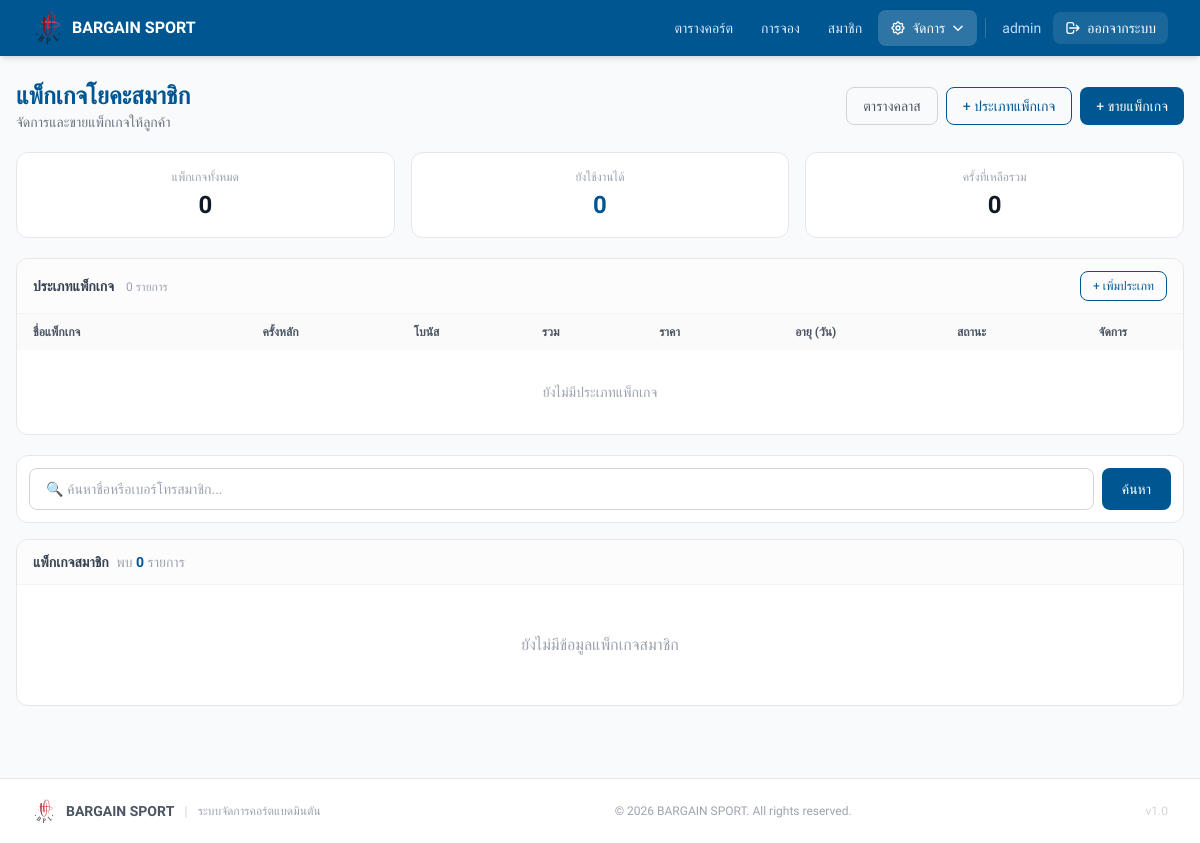
Page /admin/yoga_packages.php (signed in) on the earlier database version.
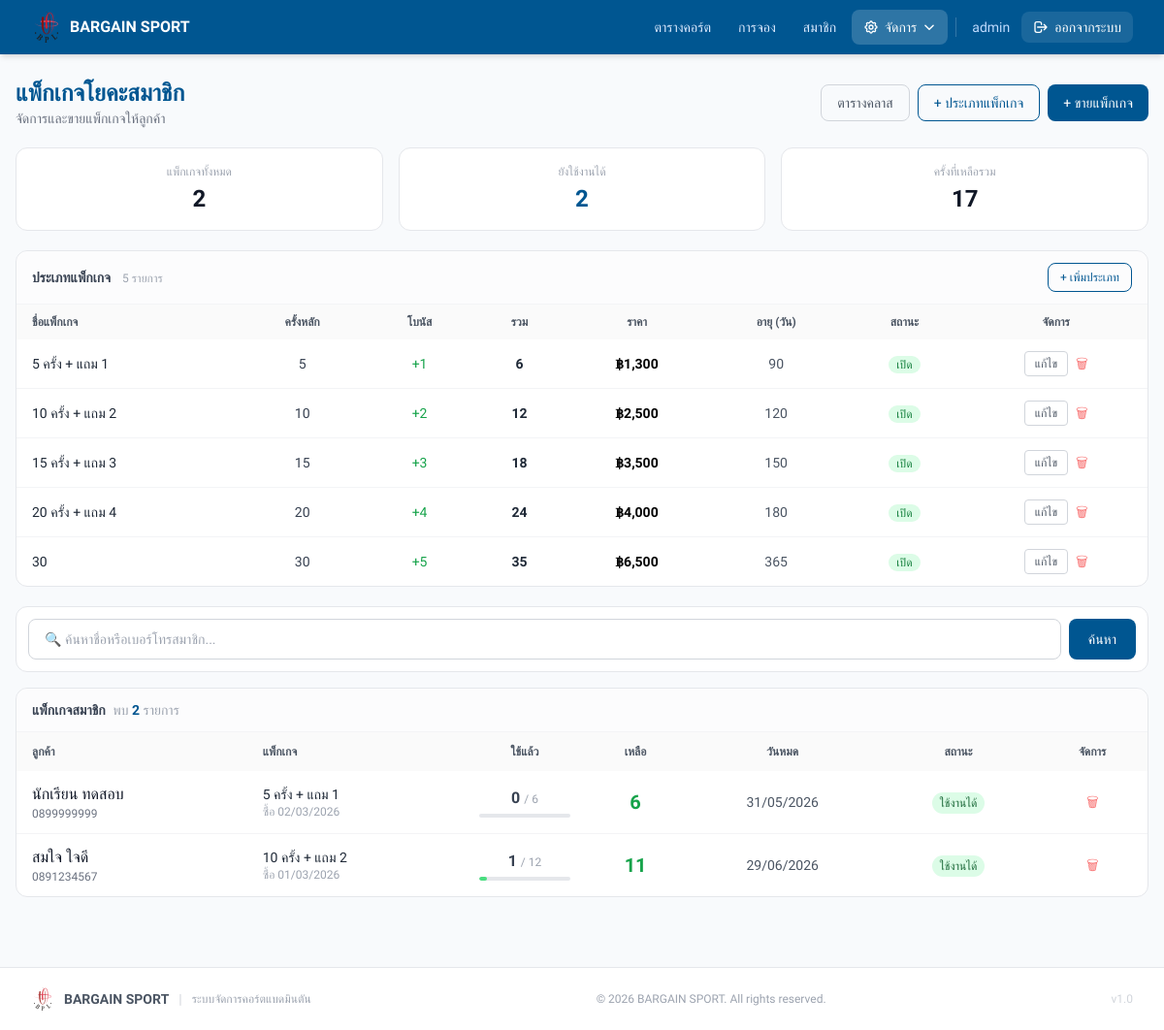
Same page on the later database version.
### tables this page shows
CREATE TABLE `yoga_package_types` (
  `id` int NOT NULL,
  `name` varchar(100) NOT NULL,
  `sessions_total` int NOT NULL COMMENT 'à¸„à¸£à¸±à¹‰à¸‡à¸—à¸µà¹ˆà¸‹à¸·à¹‰à¸­',
  `bonus_sessions` int NOT NULL DEFAULT '0' COMMENT 'à¸„à¸£à¸±à¹‰à¸‡à¹à¸–à¸¡',
  `price` decimal(10,2) NOT NULL,
  `validity_days` int DEFAULT NULL COMMENT 'NULL = à¹„à¸¡à¹ˆà¸«à¸¡à¸”à¸­à¸²à¸¢à¸¸',
  `is_active` tinyint(1) NOT NULL DEFAULT '1',
  `created_at` timestamp NOT NULL DEFAULT CURRENT_TIMESTAMP
);

CREATE TABLE `member_yoga_packages` (
  `id` int NOT NULL,
  `student_name` varchar(100) NOT NULL,
  `student_phone` varchar(20) NOT NULL,
  `yoga_package_type_id` int NOT NULL,
  `sessions_total` int NOT NULL,
  `sessions_used` int NOT NULL DEFAULT '0',
  `purchase_date` date NOT NULL,
  `expiry_date` date DEFAULT NULL,
  `notes` text,
  `created_by` int DEFAULT NULL,
  `created_at` timestamp NOT NULL DEFAULT CURRENT_TIMESTAMP
);

### admin/yoga_packages.php (the view, shortened to what the changed rows need)
<?php
require_once __DIR__ . '/../config/db.php';
$today   = date('Y-m-d');
$where  = ['1=1'];
$params = [];
$whereSQL = implode(' AND ', $where);
$stmt = $pdo->prepare("
    SELECT myp.*, ypt.name AS type_name, ypt.price,
           (myp.sessions_total - myp.sessions_used) AS remaining,
           CASE
             WHEN (myp.sessions_total - myp.sessions_used) <= 0 THEN 'empty'
             WHEN myp.expiry_date IS NOT NULL AND myp.expiry_date < ? THEN 'expired'
             ELSE 'active'
           END AS pkg_status
    FROM member_yoga_packages myp
    JOIN yoga_package_types ypt ON ypt.id = myp.yoga_package_type_id
    WHERE $whereSQL
    ORDER BY
      CASE WHEN (myp.sessions_total - myp.sessions_used) > 0 AND (myp.expiry_date IS NULL OR myp.expiry_date >= ?) THEN 0 ELSE 1 END,
      myp.student_name ASC, myp.expiry_date ASC
");
$stmt->execute(array_merge([$today, $today], $params));
$memberPkgs = $stmt->fetchAll();
$pkgTypes       = $pdo->query("SELECT * FROM yoga_package_types ORDER BY sessions_total ASC")->fetchAll();
$stats = $pdo->query("
    SELECT
      COUNT(*) AS total_pkgs,
      SUM(CASE WHEN (sessions_total - sessions_used) > 0 AND (expiry_date IS NULL OR expiry_date >= CURDATE()) THEN 1 ELSE 0 END) AS active_pkgs,
      SUM(sessions_total - sessions_used) AS total_remaining
    FROM member_yoga_packages
")->fetch();
?>
<!doctype html>
<html lang="th">
<head>
  <script src="https://cdn.tailwindcss.com"></script>
</head>
<body style="background:#f8fafc;" class="min-h-screen">
<div class="max-w-7xl mx-auto px-4 py-6">
  <div class="flex flex-col sm:flex-row sm:items-center sm:justify-between gap-3 mb-5">
    <div>
      <h1 class="text-2xl font-bold" style="color:#005691;">แพ็กเกจโยคะสมาชิก</h1>
    </div>
  </div>
  <div class="grid grid-cols-3 gap-4 mb-5">
    <div class="bg-white rounded-xl border border-gray-200 p-4 text-center">
      <p class="text-xs text-gray-400 mb-1">แพ็กเกจทั้งหมด</p>
      <p class="text-2xl font-bold text-gray-900"><?= $stats['total_pkgs'] ?? 0 ?></p>
    </div>
    <div class="bg-white rounded-xl border border-gray-200 p-4 text-center">
      <p class="text-xs text-gray-400 mb-1">ยังใช้งานได้</p>
      <p class="text-2xl font-bold" style="color:#005691;"><?= $stats['active_pkgs'] ?? 0 ?></p>
    </div>
    <div class="bg-white rounded-xl border border-gray-200 p-4 text-center">
      <p class="text-xs text-gray-400 mb-1">ครั้งที่เหลือรวม</p>
      <p class="text-2xl font-bold text-gray-900"><?= number_format($stats['total_remaining'] ?? 0) ?></p>
    </div>
  </div>
  <div class="bg-white rounded-xl border border-gray-200 overflow-hidden mb-5">
    <div class="px-4 py-3 border-b border-gray-100 bg-gray-50/50 flex items-center justify-between">
      <div>
        <span class="text-sm font-semibold text-gray-700">ประเภทแพ็กเกจ</span>
        <span class="text-xs text-gray-400 ml-2"><?= count($pkgTypes) ?> รายการ</span>
      </div>
    </div>
    <div class="overflow-x-auto">
      <table class="w-full">
        <thead style="background:#FAFAFA;">
          <tr>
            <th class="px-4 py-2.5 text-left text-xs font-semibold text-gray-600">ชื่อแพ็กเกจ</th>
            <th class="px-4 py-2.5 text-center text-xs font-semibold text-gray-600">ครั้งหลัก</th>
            <th class="px-4 py-2.5 text-center text-xs font-semibold text-gray-600">โบนัส</th>
            <th class="px-4 py-2.5 text-center text-xs font-semibold text-gray-600">รวม</th>
            <th class="px-4 py-2.5 text-center text-xs font-semibold text-gray-600">ราคา</th>
            <th class="px-4 py-2.5 text-center text-xs font-semibold text-gray-600">อายุ (วัน)</th>
            <th class="px-4 py-2.5 text-center text-xs font-semibold text-gray-600">สถานะ</th>
            <th class="px-4 py-2.5 text-center text-xs font-semibold text-gray-600">จัดการ</th>
          </tr>
        </thead>
        <tbody class="divide-y divide-gray-100">
          <?php foreach ($pkgTypes as $pt): ?>
          <tr class="hover:bg-gray-50 <?= !$pt['is_active'] ? 'opacity-50' : '' ?>">
            <td class="px-4 py-3">
              <p class="font-medium text-gray-800 text-sm"><?= htmlspecialchars($pt['name']) ?></p>
            </td>
            <td class="px-4 py-3 text-center text-sm text-gray-700"><?= $pt['sessions_total'] ?></td>
            <td class="px-4 py-3 text-center text-sm">
              <?= $pt['bonus_sessions'] > 0
                  ? '<span class="text-green-600 font-medium">+' . $pt['bonus_sessions'] . '</span>'
                  : '<span class="text-gray-300">—</span>' ?>
            </td>
            <td class="px-4 py-3 text-center text-sm font-semibold text-gray-800">
              <?= $pt['sessions_total'] + $pt['bonus_sessions'] ?>
            </td>
            <td class="px-4 py-3 text-center text-sm font-semibold">
              ฿<?= number_format($pt['price'], 0) ?>
            </td>
            <td class="px-4 py-3 text-center text-sm text-gray-600">
              <?= $pt['validity_days'] ? $pt['validity_days'] : '<span class="text-gray-300">ไม่จำกัด</span>' ?>
            </td>
            <td class="px-4 py-3 text-center">
              <?php if ($pt['is_active']): ?>
              <span class="text-xs px-2 py-0.5 rounded-full bg-green-100 text-green-700 font-medium">เปิด</span>
              <?php else: ?>
              <span class="text-xs px-2 py-0.5 rounded-full bg-gray-100 text-gray-500">ปิด</span>
              <?php endif; ?>
            </td>
            <td class="px-4 py-3 text-center">
              <div class="flex items-center justify-center gap-2">
                <button onclick="openEditType(<?= htmlspecialchars(json_encode($pt, JSON_UNESCAPED_UNICODE), ENT_QUOTES) ?>)"
                        class="text-xs px-2.5 py-1 rounded border border-gray-300 text-gray-600 hover:bg-gray-50 transition-colors">แก้ไข</button>
                <form method="post" class="inline" onsubmit="return confirm('ลบประเภทนี้?')">
                  <button type="submit" class="text-red-400 hover:text-red-600 text-sm" title="ลบ">🗑</button>
                </form>
              </div>
            </td>
          </tr>
          <?php endforeach; ?>
          <?php if (empty($pkgTypes)): ?>
          <tr><td colspan="8" class="px-4 py-8 text-center text-gray-400 text-sm">ยังไม่มีประเภทแพ็กเกจ</td></tr>
          <?php endif; ?>
        </tbody>
      </table>
    </div>
  </div>
  <div class="bg-white rounded-xl border border-gray-200 overflow-hidden">
    <div class="px-4 py-3 border-b border-gray-100 bg-gray-50/50 flex items-center justify-between">
      <span class="text-sm font-semibold text-gray-700">แพ็กเกจสมาชิก
        <span class="font-normal text-gray-400 ml-1">พบ <span class="font-bold" style="color:#005691;"><?= count($memberPkgs) ?></span> รายการ</span>
      </span>
    </div>
    <?php if (empty($memberPkgs)): ?>
    <div class="p-12 text-center text-gray-400">ยังไม่มีข้อมูลแพ็กเกจสมาชิก</div>
    <?php else: ?>
    <div class="overflow-x-auto">
      <table class="w-full">
        <thead style="background:#FAFAFA;">
          <tr>
            <th class="px-4 py-3 text-left text-xs font-semibold text-gray-600">ลูกค้า</th>
            <th class="px-4 py-3 text-left text-xs font-semibold text-gray-600">แพ็กเกจ</th>
            <th class="px-4 py-3 text-center text-xs font-semibold text-gray-600">ใช้แล้ว</th>
            <th class="px-4 py-3 text-center text-xs font-semibold text-gray-600">เหลือ</th>
            <th class="px-4 py-3 text-center text-xs font-semibold text-gray-600">วันหมด</th>
            <th class="px-4 py-3 text-center text-xs font-semibold text-gray-600">สถานะ</th>
            <th class="px-4 py-3 text-center text-xs font-semibold text-gray-600">จัดการ</th>
          </tr>
        </thead>
        <tbody class="divide-y divide-gray-100">
          <?php foreach ($memberPkgs as $mp):
            $statusBadge = match($mp['pkg_status']) {
              'active'  => ['text'=>'ใช้งานได้','bg'=>'bg-green-100','txt'=>'text-green-800'],
              'expired' => ['text'=>'หมดอายุ',  'bg'=>'bg-red-100',  'txt'=>'text-red-800'],
              'empty'   => ['text'=>'ครั้งหมด', 'bg'=>'bg-gray-100', 'txt'=>'text-gray-500'],
              default   => ['text'=>'—',        'bg'=>'bg-gray-100', 'txt'=>'text-gray-500'],
            };
            $remainPct = $mp['sessions_total'] > 0 ? round($mp['remaining'] / $mp['sessions_total'] * 100) : 0;
          ?>
          <tr class="hover:bg-gray-50 <?= $mp['pkg_status'] !== 'active' ? 'opacity-60' : '' ?>">
            <td class="px-4 py-3">
              <p class="font-medium text-gray-900"><?= htmlspecialchars($mp['student_name']) ?></p>
              <p class="text-xs text-gray-500"><?= htmlspecialchars($mp['student_phone']) ?></p>
            </td>
            <td class="px-4 py-3">
              <p class="text-sm font-medium text-gray-800"><?= htmlspecialchars($mp['type_name']) ?></p>
              <p class="text-xs text-gray-400">ซื้อ <?= date('d/m/Y', strtotime($mp['purchase_date'])) ?></p>
            </td>
            <td class="px-4 py-3 text-center">
              <span class="font-semibold text-gray-700"><?= $mp['sessions_used'] ?></span>
              <span class="text-xs text-gray-400">/ <?= $mp['sessions_total'] ?></span>
              <div class="w-full h-1 bg-gray-200 rounded-full mt-1 overflow-hidden">
                <div class="h-full rounded-full <?= $remainPct > 30 ? 'bg-green-400' : 'bg-amber-400' ?>" style="width:<?= 100 - $remainPct ?>%"></div>
              </div>
            </td>
            <td class="px-4 py-3 text-center">
              <span class="text-xl font-bold <?= $mp['remaining'] <= 2 ? 'text-red-600' : 'text-green-600' ?>"><?= max(0, (int)$mp['remaining']) ?></span>
            </td>
            <td class="px-4 py-3 text-center text-sm text-gray-600">
              <?= $mp['expiry_date'] ? date('d/m/Y', strtotime($mp['expiry_date'])) : '—' ?>
            </td>
            <td class="px-4 py-3 text-center">
              <span class="text-xs px-2 py-1 rounded-full font-medium <?= $statusBadge['bg'] ?> <?= $statusBadge['txt'] ?>"><?= $statusBadge['text'] ?></span>
            </td>
            <td class="px-4 py-3 text-center">
              <form method="post" class="inline" onsubmit="return confirm('ลบแพ็กเกจนี้?')">
                <button type="submit" class="text-red-400 hover:text-red-600 text-sm" title="ลบ">🗑</button>
              </form>
            </td>
          </tr>
          <?php endforeach; ?>
        </tbody>
      </table>
    </div>
    <?php endif; ?>
  </div>
</div>
</body>
</html>

Differences in the rows shown:
added yoga_package_types: name "5 ครั้ง + แถม 1", sessions_total "5", bonus_sessions "1", $pt['sessions_total'] + $pt['bonus_sessions'] "6", price "1,300", validity_days "90", is_active "เปิด"
added yoga_package_types: name "10 ครั้ง + แถม 2", sessions_total "10", bonus_sessions "2", $pt['sessions_total'] + $pt['bonus_sessions'] "12", price "2,500", validity_days "120", is_active "เปิด"
added yoga_package_types: name "15 ครั้ง + แถม 3", sessions_total "15", bonus_sessions "3", $pt['sessions_total'] + $pt['bonus_sessions'] "18", price "3,500", validity_days "150", is_active "เปิด"
added yoga_package_types: name "20 ครั้ง + แถม 4", sessions_total "20", bonus_sessions "4", $pt['sessions_total'] + $pt['bonus_sessions'] "24", price "4,000", validity_days "180", is_active "เปิด"
added yoga_package_types: name "30", sessions_total "30", bonus_sessions "5", $pt['sessions_total'] + $pt['bonus_sessions'] "35", price "6,500", validity_days "365", is_active "เปิด"
added member_yoga_packages: student_name "นักเรียน ทดสอบ", student_phone "0899999999", yoga_package_type.name "5 ครั้ง + แถม 1", purchase_date "02/03/2026", sessions_used "0", sessions_total "6", max(0, (int)$mp['remaining']) "6", expiry_date "31/05/2026", text "ใช้งานได้"
added member_yoga_packages: student_name "สมใจ ใจดี", student_phone "0891234567", yoga_package_type.name "10 ครั้ง + แถม 2", purchase_date "01/03/2026", sessions_used "1", sessions_total "12", max(0, (int)$mp['remaining']) "11", expiry_date "29/06/2026", text "ใช้งานได้"
Other differences:
$stats['total_pkgs']: "0" → "2"
$stats['active_pkgs']: "0" → "2"
$stats['total_remaining']: "0" → "17"
count($pkgTypes): "0" → "5"
count($memberPkgs): "0" → "2"
text no longer shown: "ยังไม่มีประเภทแพ็กเกจ ยังไม่มีข้อมูลแพ็กเกจสมาชิก"
text now shown: "ลูกค้า แพ็กเกจ ใช้แล้ว เหลือ วันหมด สถานะ จัดการ"
